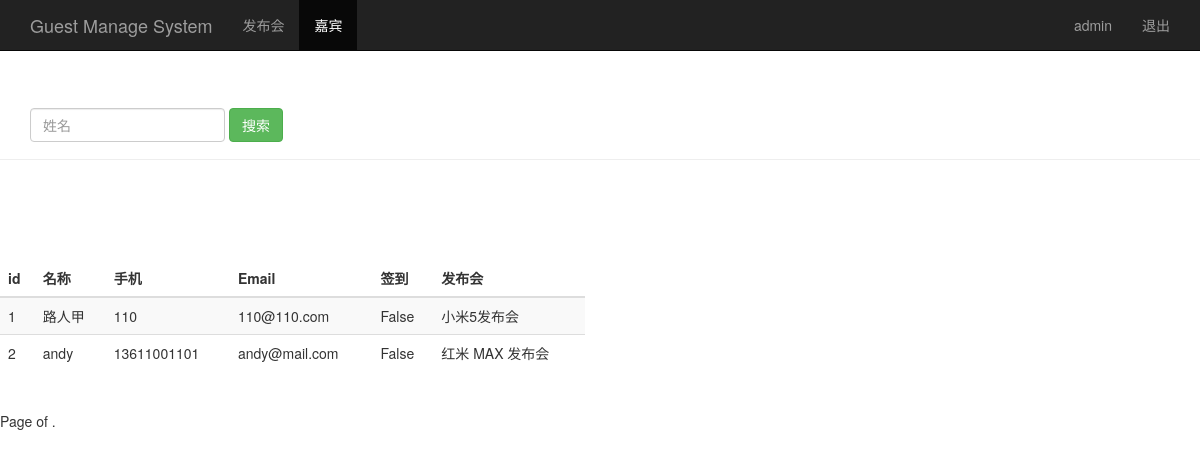
/search_name_guest/ (signed in), run on the app's committed database.
### sign/models.py (models this page shows, shortened)
class Guest(models.Model):
    event = models.ForeignKey(Event,on_delete=models.CASCADE)  # 关联发布会 id
    realname = models.CharField(max_length=64)  # 姓名
    phone = models.CharField(max_length=16)  # 手机号
    email = models.EmailField()  # 邮箱
    sign = models.BooleanField()  # 签到状态
    create_time = models.DateTimeField(auto_now=True)  # 创建时间（自动获取当前时间）
    class Meta:
        unique_together = ("event", "phone")

class Event(models.Model):
    name = models.CharField(max_length=100)  # 发布会标题
    limit = models.IntegerField()  # 参加人数
    status = models.BooleanField()  # 状态
    address = models.CharField(max_length=200)  # 地址
    start_time = models.DateTimeField('events time')  # 发布会时间
    create_time = models.DateTimeField(auto_now=True)  # 创建时间（自动获取当前时间）
    def __str__(self):
        return self.name

### sign/views.py (the view)
# urls.py: path('search_name_guest/', views.search_name_guest),  #添加搜索功能
@login_required
def search_name_guest(request):
    username = request.session.get('user', '')
    search_realname = request.GET.get("realname", "")
    guest_list = Guest.objects.filter(realname__contains=search_realname)
    return render(request, "guest_manage.html", {"user": username, "guests": guest_list})

### sign/templates/guest_manage.html (shortened to what this page needs)
<!DOCTYPE html>
<html lang="en">
<head>
    {% load bootstrap3 %}
    {% bootstrap_css %}
</head>
<body>
<nav class="navbar navbar-inverse navbar-fixed-top">
    <div class="container">
        <div class="navbar-header">
            <a class="navbar-brand" href="/event_manage/">Guest Manage System</a>
        </div>
        <div id="navbar" class="collapse navbar-collapse">
            <ul class="nav navbar-nav">
                <li><a href="/event_manage/">发布会</a></li>
                <li class="active"><a href="#">嘉宾</a></li>
            </ul>
            <ul class="nav navbar-nav navbar-right">
                <li><a href="#">{{ user }}</a></li>
                <li><a href="/logout/">退出</a></li>
            </ul>
        </div>
    </div>
</nav>
<div class="page-header" style="padding-top: 60px;">
    <div id="navbar" class="navbar-collapse collapse">
        <form class="navbar-form" method="get" action="/search_name_guest/">
            <div class="form-group">
                <input name="realname" type="text" placeholder="姓名" class="form-control">
            </div>
            <button type="submit" class="btn btn-success">搜索</button>
        </form>
    </div>
</div>
<div class="row" style="padding-top: 80px;">
    <div class="col-md-6">
        <table class="table table-striped">
            <thead>
            <tr>
                <th>id</th>
                <th>名称</th>
                <th>手机</th>
                <th>Email</th>
                <th>签到</th>
                <th>发布会</th>
            </tr>
            </thead>
            <tbody>
            {% for guest in guests %}
                <tr>
                    <td>{{ guest.id }}</td>
                    <td>{{ guest.realname }}</td>
                    <td>{{ guest.phone }}</td>
                    <td>{{ guest.email }}</td>
                    <td>{{ guest.sign }}</td>
                    <td>{{ guest.event }}</td>
                </tr>
            {% endfor %}
            </tbody>
        </table>
    </div>
</div>
<div class="pagination">
    <span class="step-links">
            <span class="current">
                Page {{ guests.number }} of {{ guests.paginator.num_pages }}.
            </span>
    </span>
</div>
</body>
</html>

### data on the page
Guest: id "1", realname "路人甲", phone "110", email "110@110.com", sign "False", event "小米5发布会"
Guest: id "2", realname "andy", phone "13611001101", email "andy@mail.com", sign "False", event "红米 MAX 发布会"

### other printed values
{{ user }} "admin"
